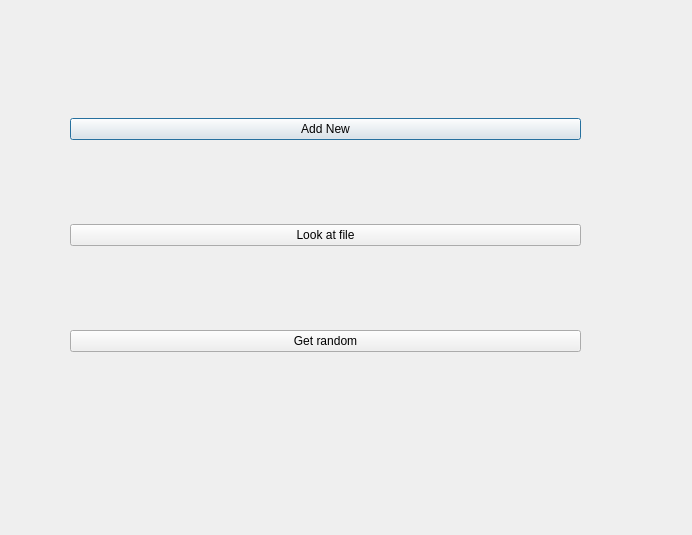
<?xml version="1.0" encoding="UTF-8"?>
<ui version="4.0">
 <class>BookChoice</class>
 <widget class="QDialog" name="BookChoice">
  <property name="geometry">
   <rect>
    <x>0</x>
    <y>0</y>
    <width>692</width>
    <height>535</height>
   </rect>
  </property>
  <property name="windowTitle">
   <string>Dialog</string>
  </property>
  <widget class="QWidget" name="verticalLayoutWidget">
   <property name="geometry">
    <rect>
     <x>70</x>
     <y>40</y>
     <width>511</width>
     <height>391</height>
    </rect>
   </property>
   <layout class="QVBoxLayout" name="verticalLayout">
    <item>
     <widget class="QPushButton" name="pushButtonAdd">
      <property name="text">
       <string>Add New</string>
      </property>
     </widget>
    </item>
    <item>
     <widget class="QPushButton" name="pushButtonAll">
      <property name="text">
       <string>Look at file</string>
      </property>
     </widget>
    </item>
    <item>
     <widget class="QPushButton" name="pushButtonRand">
      <property name="text">
       <string>Get random</string>
      </property>
     </widget>
    </item>
   </layout>
  </widget>
 </widget>
 <resources/>
 <connections/>
</ui>
